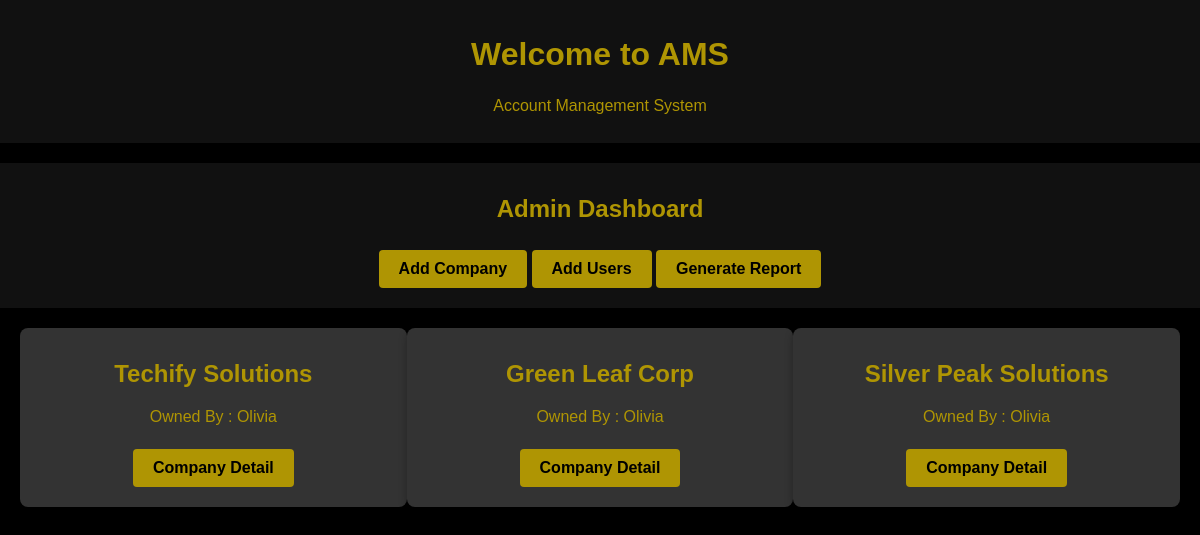
Page /company/ (signed in) on the committed database.
### company/models.py (models this page shows, shortened)
class Company(models.Model):
    company_name = models.CharField(max_length=200)
    owner = models.ForeignKey(User, on_delete=models.CASCADE, related_name='owned_companies')

### company/views.py (the view)
# urls.py: path('' , views.company_owner_view , name='company_owner_view'),
@login_required
def company_owner_view(request):
    companies = Company.objects.filter(owner = request.user)
    return render(request , 'company_owner_view.html' , {'companies' : companies })

### company/templates/company_owner_view.html (shortened to what this page needs)
{% load static %}
<!DOCTYPE html>
<html lang="en">
<head>
    <link rel="stylesheet" href="{% static 'style.css' %}">
</head>
<body>
    <header class="header">
        <h1>Welcome to AMS</h1>
        <p>Account Management System</p>
    </header>
    <section class="extra-section">
        <h2>Admin Dashboard</h2>
        <a class="btn-action" href="{% url 'company:add_company' %}">Add Company</a>
        <a class="btn-action" href="{% url 'users:add_user' %}">Add Users</a>
        <a class="btn-action" href="{% url 'users:admin_report' %}">Generate Report</a>
    </section>
    <section class="cards-section">
        {% for company in companies %}
        <div class="card">
            <h2>{{ company.company_name }}</h2>
            <p>Owned By : {{ company.owner }}</p>
            <a class="btn-action" href="{% url 'company:company_detail' company.id %}">Company Detail</a>
        </div>
        {% endfor %}
    </section>
</body>
</html>

### users/static/style.css (style rules this page uses)
body { margin: 0; font-family: Arial, sans-serif; background-color: #000; color: #af9503 ; }
h1, h2, p { margin: 0; padding: 0.5em 0; }
.header { background-color: #111; text-align: center; padding: 20px; color: #af9503; }
.cards-section { display: flex; justify-content: space-around; padding: 20px; }
.card { background-color: #333; padding: 20px; border-radius: 8px; width: 30%; text-align: center; box-shadow: 0 4px 8px rgba(0, 0, 0, 0.3); }
.extra-section { margin-top: 20px; padding: 20px; text-align: center; background-color: #111; }
.btn-action { display: inline-block; margin-top: 15px; padding: 10px 20px; background-color: #af9503; color: #000; border-radius: 4px; text-decoration: none; font-weight: bold; cursor: pointer; }

### rows in the picture
Company: company_name "Techify Solutions", owner "Olivia"
Company: company_name "Green Leaf Corp", owner "Olivia"
Company: company_name "Silver Peak Solutions", owner "Olivia"
